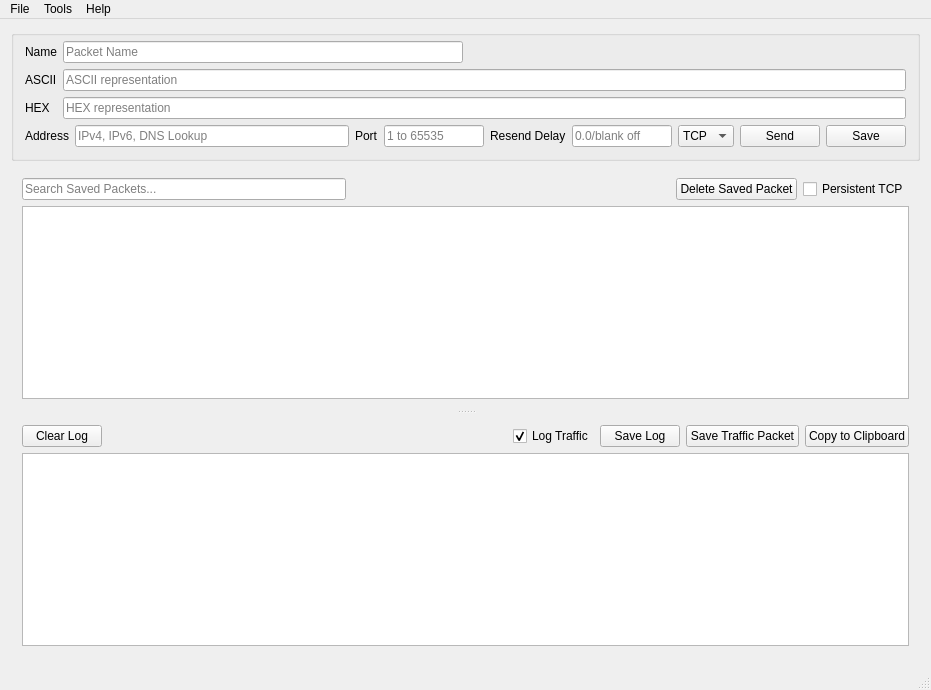
<?xml version="1.0" encoding="UTF-8"?>
<ui version="4.0">
 <class>MainWindow</class>
 <widget class="QMainWindow" name="MainWindow">
  <property name="geometry">
   <rect>
    <x>0</x>
    <y>0</y>
    <width>931</width>
    <height>690</height>
   </rect>
  </property>
  <property name="windowTitle">
   <string>MainWindow</string>
  </property>
  <widget class="QWidget" name="centralWidget">
   <layout class="QVBoxLayout" name="verticalLayout_3">
    <item>
     <widget class="QGroupBox" name="packetSetupGroup">
      <property name="title">
       <string/>
      </property>
      <layout class="QVBoxLayout" name="verticalLayout_6">
       <property name="topMargin">
        <number>5</number>
       </property>
       <item>
        <layout class="QGridLayout" name="packetSetupLayout">
         <item row="0" column="0">
          <widget class="QLabel" name="serialNameLabel">
           <property name="text">
            <string>Name</string>
           </property>
          </widget>
         </item>
         <item row="0" column="2">
          <widget class="QLineEdit" name="packetNameEdit">
           <property name="maximumSize">
            <size>
             <width>400</width>
             <height>16777215</height>
            </size>
           </property>
           <property name="placeholderText">
            <string>Packet Name</string>
           </property>
          </widget>
         </item>
         <item row="3" column="0">
          <widget class="QLabel" name="serialHexLabel">
           <property name="text">
            <string>ASCII</string>
           </property>
          </widget>
         </item>
         <item row="3" column="2">
          <widget class="QLineEdit" name="packetASCIIEdit">
           <property name="placeholderText">
            <string>ASCII representation</string>
           </property>
          </widget>
         </item>
         <item row="4" column="0">
          <widget class="QLabel" name="serialASCIILabel">
           <property name="text">
            <string>HEX</string>
           </property>
          </widget>
         </item>
         <item row="4" column="2">
          <widget class="QLineEdit" name="packetHexEdit">
           <property name="placeholderText">
            <string>HEX representation</string>
           </property>
          </widget>
         </item>
        </layout>
       </item>
       <item>
        <layout class="QVBoxLayout" name="verticalLayout_2">
         <item>
          <layout class="QHBoxLayout" name="horizIPtestLayout">
           <item>
            <widget class="QLabel" name="label">
             <property name="text">
              <string>Address</string>
             </property>
            </widget>
           </item>
           <item>
            <widget class="QLineEdit" name="packetIPEdit">
             <property name="placeholderText">
              <string>IPv4, IPv6, DNS Lookup</string>
             </property>
            </widget>
           </item>
           <item>
            <widget class="QLabel" name="label_2">
             <property name="text">
              <string>Port</string>
             </property>
            </widget>
           </item>
           <item>
            <widget class="QLineEdit" name="packetPortEdit">
             <property name="maximumSize">
              <size>
               <width>100</width>
               <height>16777215</height>
              </size>
             </property>
             <property name="inputMethodHints">
              <set>Qt::ImhNone</set>
             </property>
             <property name="placeholderText">
              <string>1 to 65535</string>
             </property>
            </widget>
           </item>
           <item>
            <widget class="QLabel" name="label_7">
             <property name="text">
              <string>Resend Delay</string>
             </property>
            </widget>
           </item>
           <item>
            <widget class="QLineEdit" name="resendEdit">
             <property name="maximumSize">
              <size>
               <width>100</width>
               <height>16777215</height>
              </size>
             </property>
             <property name="placeholderText">
              <string>0.0/blank off</string>
             </property>
            </widget>
           </item>
           <item>
            <widget class="QComboBox" name="udptcpComboBox">
             <item>
              <property name="text">
               <string>TCP</string>
              </property>
              <property name="icon">
               <iconset resource="packetsender.qrc">
                <normaloff>:/icons/tx_tcp.png</normaloff>:/icons/tx_tcp.png</iconset>
              </property>
             </item>
             <item>
              <property name="text">
               <string>UDP</string>
              </property>
              <property name="icon">
               <iconset resource="packetsender.qrc">
                <normaloff>:/icons/tx_udp.png</normaloff>:/icons/tx_udp.png</iconset>
              </property>
             </item>
            </widget>
           </item>
           <item>
            <widget class="QPushButton" name="testPacketButton">
             <property name="text">
              <string>Send</string>
             </property>
            </widget>
           </item>
           <item>
            <widget class="QPushButton" name="savePacketButton">
             <property name="text">
              <string>Save</string>
             </property>
            </widget>
           </item>
          </layout>
         </item>
        </layout>
       </item>
      </layout>
     </widget>
    </item>
    <item>
     <widget class="QSplitter" name="splitter">
      <property name="orientation">
       <enum>Qt::Vertical</enum>
      </property>
      <widget class="QWidget" name="layoutWidget">
       <layout class="QVBoxLayout" name="verticalLayout">
        <item>
         <layout class="QHBoxLayout" name="horizontalLayout">
          <item>
           <widget class="QLineEdit" name="searchLineEdit">
            <property name="maximumSize">
             <size>
              <width>500</width>
              <height>16777215</height>
             </size>
            </property>
            <property name="placeholderText">
             <string>Search Saved Packets...</string>
            </property>
            <property name="clearButtonEnabled">
             <bool>true</bool>
            </property>
           </widget>
          </item>
          <item>
           <spacer name="horizontalSpacer_7">
            <property name="orientation">
             <enum>Qt::Horizontal</enum>
            </property>
            <property name="sizeHint" stdset="0">
             <size>
              <width>40</width>
              <height>20</height>
             </size>
            </property>
           </spacer>
          </item>
          <item>
           <widget class="QPushButton" name="deletePacketButton">
            <property name="enabled">
             <bool>true</bool>
            </property>
            <property name="text">
             <string>Delete Saved Packet</string>
            </property>
           </widget>
          </item>
          <item>
           <widget class="QCheckBox" name="persistentTCPCheck">
            <property name="text">
             <string>Persistent TCP</string>
            </property>
           </widget>
          </item>
         </layout>
        </item>
        <item>
         <widget class="QTableWidget" name="packetsTable">
          <property name="dragEnabled">
           <bool>false</bool>
          </property>
          <property name="alternatingRowColors">
           <bool>true</bool>
          </property>
          <property name="selectionMode">
           <enum>QAbstractItemView::ExtendedSelection</enum>
          </property>
          <property name="selectionBehavior">
           <enum>QAbstractItemView::SelectRows</enum>
          </property>
          <property name="sortingEnabled">
           <bool>true</bool>
          </property>
         </widget>
        </item>
        <item>
         <layout class="QHBoxLayout" name="horizontalLayout_13"/>
        </item>
       </layout>
      </widget>
      <widget class="QWidget" name="layoutWidget">
       <layout class="QVBoxLayout" name="verticalLayout_10">
        <item>
         <layout class="QHBoxLayout" name="horizontalLayout_16">
          <item>
           <widget class="QPushButton" name="trafficLogClearButton">
            <property name="text">
             <string>Clear Log</string>
            </property>
           </widget>
          </item>
          <item>
           <spacer name="horizontalSpacer">
            <property name="orientation">
             <enum>Qt::Horizontal</enum>
            </property>
            <property name="sizeHint" stdset="0">
             <size>
              <width>40</width>
              <height>20</height>
             </size>
            </property>
           </spacer>
          </item>
          <item>
           <widget class="QCheckBox" name="logTrafficCheck">
            <property name="text">
             <string>Log Traffic</string>
            </property>
            <property name="checked">
             <bool>true</bool>
            </property>
           </widget>
          </item>
          <item>
           <widget class="QPushButton" name="saveLogButton">
            <property name="text">
             <string>Save Log</string>
            </property>
           </widget>
          </item>
          <item>
           <widget class="QPushButton" name="saveTrafficPacket">
            <property name="text">
             <string>Save Traffic Packet</string>
            </property>
           </widget>
          </item>
          <item>
           <widget class="QPushButton" name="toClipboardButton">
            <property name="text">
             <string>Copy to Clipboard</string>
            </property>
           </widget>
          </item>
         </layout>
        </item>
        <item>
         <widget class="QTableWidget" name="trafficLogTable">
          <property name="editTriggers">
           <set>QAbstractItemView::DoubleClicked</set>
          </property>
          <property name="dragEnabled">
           <bool>false</bool>
          </property>
          <property name="alternatingRowColors">
           <bool>false</bool>
          </property>
          <property name="selectionMode">
           <enum>QAbstractItemView::SingleSelection</enum>
          </property>
          <property name="selectionBehavior">
           <enum>QAbstractItemView::SelectRows</enum>
          </property>
          <property name="sortingEnabled">
           <bool>true</bool>
          </property>
         </widget>
        </item>
       </layout>
      </widget>
     </widget>
    </item>
   </layout>
  </widget>
  <widget class="QMenuBar" name="menuBar">
   <property name="geometry">
    <rect>
     <x>0</x>
     <y>0</y>
     <width>931</width>
     <height>21</height>
    </rect>
   </property>
   <widget class="QMenu" name="menuFile">
    <property name="title">
     <string>File</string>
    </property>
    <addaction name="actionSettings"/>
    <addaction name="actionImport_Packets"/>
    <addaction name="actionExport_Packets"/>
    <addaction name="actionExit"/>
   </widget>
   <widget class="QMenu" name="menuHelp">
    <property name="title">
     <string>Help</string>
    </property>
    <addaction name="actionAbout"/>
   </widget>
   <widget class="QMenu" name="menuTools">
    <property name="title">
     <string>Tools</string>
    </property>
    <addaction name="actionSubnet_Calculator"/>
   </widget>
   <addaction name="menuFile"/>
   <addaction name="menuTools"/>
   <addaction name="menuHelp"/>
  </widget>
  <widget class="QStatusBar" name="statusBar"/>
  <action name="actionExit">
   <property name="text">
    <string>Exit</string>
   </property>
  </action>
  <action name="actionSettings">
   <property name="text">
    <string>Settings</string>
   </property>
  </action>
  <action name="actionAbout">
   <property name="text">
    <string>About</string>
   </property>
  </action>
  <action name="actionImport_Packets">
   <property name="text">
    <string>Import Packets</string>
   </property>
  </action>
  <action name="actionExport_Packets">
   <property name="text">
    <string>Export Packets</string>
   </property>
  </action>
  <action name="actionPersistent_Connection">
   <property name="text">
    <string>Persistent Connection</string>
   </property>
  </action>
  <action name="actionSubnet_Calculator">
   <property name="text">
    <string>Subnet Calculator</string>
   </property>
  </action>
 </widget>
 <layoutdefault spacing="6" margin="11"/>
 <resources>
  <include location="packetsender.qrc"/>
 </resources>
 <connections/>
</ui>
